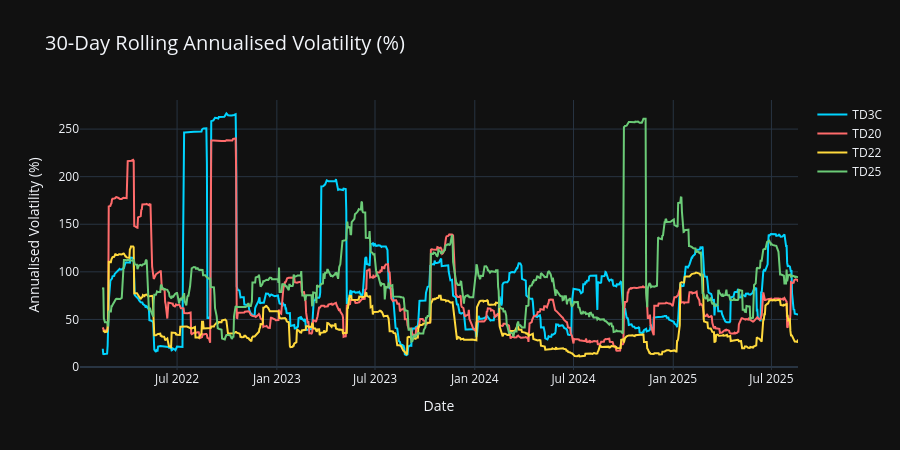

Write notebook code for a chart like this one.
### Markdown cell above
---
## 5 · Rolling Volatility (30-day)

### Code cell
fig = go.Figure()

for inst in ['TD3C', 'TD20', 'TD22', 'TD25']:
    d = (
        spot_daily[spot_daily['instrument'] == inst]
        .set_index('date')
        .sort_index()
    )
    ret = d['price'].pct_change()
    vol = ret.rolling(30).std() * np.sqrt(252) * 100  # annualised %

    fig.add_trace(go.Scatter(
        x=vol.index, y=vol.values,
        name=inst, mode='lines',
        line=dict(color=COLORS[inst], width=2),
        hovertemplate='%{x|%b %d %Y}<br>Vol: <b>%{y:.1f}%</b><extra>' + inst + '</extra>'
    ))

fig.update_layout(
    title=dict(text='30-Day Rolling Annualised Volatility (%)', font=dict(size=20)),
    xaxis_title='Date',
    yaxis_title='Annualised Volatility (%)',
    hovermode='x unified',
    height=450
)
fig.show()

### Figure 1 — Plotly figure (JSON) as saved in the notebook; plotly's stock layout.template omitted (floating-point values rounded to 4 significant figures; data arrays with more than 128 entries replaced by an {"elided": "..."} marker saying what was removed)
{"data": [{"hovertemplate": "%{x|%b %d %Y}<br>Vol: <b>%{y:.1f}%</b><extra>TD3C</extra>", "line": {"color": "#00D4FF", "width": 2}, "mode": "lines", "name": "TD3C", "type": "scatter", "x": {"elided": "895 str values"}, "y": {"elided": "895 float values"}}, {"hovertemplate": "%{x|%b %d %Y}<br>Vol: <b>%{y:.1f}%</b><extra>TD20</extra>", "line": {"color": "#FF6B6B", "width": 2}, "mode": "lines", "name": "TD20", "type": "scatter", "x": {"elided": "895 str values"}, "y": {"elided": "895 float values"}}, {"hovertemplate": "%{x|%b %d %Y}<br>Vol: <b>%{y:.1f}%</b><extra>TD22</extra>", "line": {"color": "#FFD93D", "width": 2}, "mode": "lines", "name": "TD22", "type": "scatter", "x": {"elided": "895 str values"}, "y": {"elided": "895 float values"}}, {"hovertemplate": "%{x|%b %d %Y}<br>Vol: <b>%{y:.1f}%</b><extra>TD25</extra>", "line": {"color": "#6BCB77", "width": 2}, "mode": "lines", "name": "TD25", "type": "scatter", "x": {"elided": "895 str values"}, "y": {"elided": "895 float values"}}], "layout": {"height": 450, "hovermode": "x unified", "title": {"font": {"size": 20}, "text": "30-Day Rolling Annualised Volatility (%)"}, "xaxis": {"title": {"text": "Date"}}, "yaxis": {"title": {"text": "Annualised Volatility (%)"}}}}
